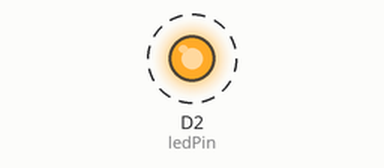
Recording of a sketch running on a simulated ESP8266 (Wemos D1 mini). On the bench: output pins drawn as LEDs (lit = HIGH). Dashed ring = blinking.

Above: at 0.5 s.
Timing chart, 0 to 4.6 s (numbered marks = the images above):
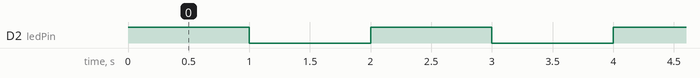

The sketch:

Praktikum_7___Digital_Write.ino
```cpp
int ledPin = D2; // Kaki positif LED terhubung ke pin D2 Wemos

void setup()
{
pinMode(ledPin, OUTPUT); // mengatur digital pin sebagai Output
}

void loop()
{
digitalWrite(ledPin, HIGH); // LED menyala
delay(1000); // Jeda selama 1 detik
digitalWrite(ledPin, LOW); // LED mati
delay(1000); // Jeda selama 1 detik
}
```

Measured:
- by itself, D2 (ledPin): alternates HIGH for 1.0 s and LOW for 1.0 s
